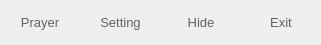
   <widget class="QFrame" name="frameButtonBar">
    <property name="geometry">
     <rect>
      <x>0</x>
      <y>455</y>
      <width>321</width>
      <height>45</height>
     </rect>
    </property>
    <property name="styleSheet">
     <string notr="true">#frameButtonBar{
	border-style:outline;
	border-top: 1px solid #bdbdbd;
}
.QPushButton{
	color:#626262;
	border:none;
}
.QPushButton:hover{
	background: rgb(223, 223, 223);
}</string>
    </property>
    <property name="frameShape">
     <enum>QFrame::NoFrame</enum>
    </property>
    <property name="frameShadow">
     <enum>QFrame::Plain</enum>
    </property>
    <property name="lineWidth">
     <number>0</number>
    </property>
    <layout class="QHBoxLayout" name="horizontalLayout_3">
     <property name="spacing">
      <number>0</number>
     </property>
     <property name="leftMargin">
      <number>0</number>
     </property>
     <property name="topMargin">
      <number>0</number>
     </property>
     <property name="rightMargin">
      <number>0</number>
     </property>
     <property name="bottomMargin">
      <number>0</number>
     </property>
     <item>
      <widget class="QPushButton" name="btnTimeTable">
       <property name="minimumSize">
        <size>
         <width>0</width>
         <height>45</height>
        </size>
       </property>
       <property name="font">
        <font>
         <family>Ubuntu</family>
         <pointsize>10</pointsize>
        </font>
       </property>
       <property name="toolTip">
        <string>Show time table</string>
       </property>
       <property name="styleSheet">
        <string notr="true"/>
       </property>
       <property name="text">
        <string>Prayer</string>
       </property>
       <property name="icon">
        <iconset>
         <normalon>icon/date_range-24px.svg</normalon>
        </iconset>
       </property>
       <property name="iconSize">
        <size>
         <width>24</width>
         <height>24</height>
        </size>
       </property>
       <property name="flat">
        <bool>true</bool>
       </property>
      </widget>
     </item>
     <item>
      <widget class="QPushButton" name="btnSetting">
       <property name="minimumSize">
        <size>
         <width>0</width>
         <height>45</height>
        </size>
       </property>
       <property name="font">
        <font>
         <family>Ubuntu</family>
         <pointsize>10</pointsize>
        </font>
       </property>
       <property name="toolTip">
        <string>Setting</string>
       </property>
       <property name="styleSheet">
        <string notr="true"/>
       </property>
       <property name="text">
        <string>Setting</string>
       </property>
       <property name="icon">
        <iconset>
         <normalon>icon/settings-24px.svg</normalon>
        </iconset>
       </property>
       <property name="iconSize">
        <size>
         <width>24</width>
         <height>24</height>
        </size>
       </property>
       <property name="flat">
        <bool>true</bool>
       </property>
      </widget>
     </item>
     <item>
      <widget class="QPushButton" name="btnHide">
       <property name="minimumSize">
        <size>
         <width>0</width>
         <height>45</height>
        </size>
       </property>
       <property name="font">
        <font>
         <family>Ubuntu</family>
         <pointsize>10</pointsize>
        </font>
       </property>
       <property name="toolTip">
        <string>Hide current window</string>
       </property>
       <property name="styleSheet">
        <string notr="true"/>
       </property>
       <property name="text">
        <string>Hide</string>
       </property>
       <property name="icon">
        <iconset>
         <normalon>icon/hide_source-24px.svg</normalon>
        </iconset>
       </property>
       <property name="iconSize">
        <size>
         <width>24</width>
         <height>24</height>
        </size>
       </property>
       <property name="flat">
        <bool>true</bool>
       </property>
      </widget>
     </item>
     <item>
      <widget class="QPushButton" name="btnExit">
       <property name="minimumSize">
        <size>
         <width>0</width>
         <height>45</height>
        </size>
       </property>
       <property name="font">
        <font>
         <family>Ubuntu</family>
         <pointsize>10</pointsize>
        </font>
       </property>
       <property name="toolTip">
        <string>Exit</string>
       </property>
       <property name="styleSheet">
        <string notr="true"/>
       </property>
       <property name="text">
        <string>Exit</string>
       </property>
       <property name="icon">
        <iconset>
         <normalon>icon/exit_to_app-24px.svg</normalon>
        </iconset>
       </property>
       <property name="iconSize">
        <size>
         <width>24</width>
         <height>24</height>
        </size>
       </property>
       <property name="flat">
        <bool>true</bool>
       </property>
      </widget>
     </item>
    </layout>
   </widget>
